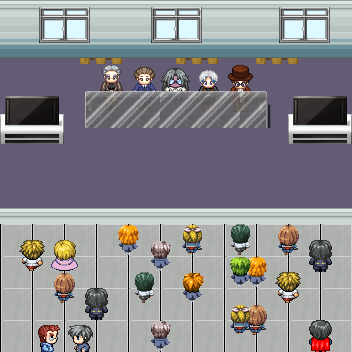

A level layout from a 2D game, rendered from its tile map. Below: a short description, then the map file with tile-grid data replaced by summaries:
An orthogonal 22x22 tile map with 16x16 px tiles, 7 tile layers (Suelo2, Suelo, People2, People, ...), 1 hidden layer not drawn and 3 objects (OpenWeb, StartPlayer, GotoArea).

<map version="1.0" orientation="orthogonal" width="22" height="22" tilewidth="16" tileheight="16">
 <tileset firstgid="1" name="Interior" tilewidth="16" tileheight="16">
  <image source="Interior/Interior.png" width="560" height="816" />
 </tileset>
 <layer name="Suelo2" width="22" height="22">
  <data>[484 cells, 100 non-empty, 4 distinct tile ids]</data>
 </layer>
 <layer name="Suelo" width="22" height="22">
  <data>[484 cells, 484 non-empty, 11 distinct tile ids]</data>
 </layer>
 <layer name="People2" width="22" height="22">
  <data>[484 cells, 24 non-empty, 20 distinct tile ids]</data>
 </layer>
 <layer name="People" width="22" height="22">
  <data>[484 cells, 60 non-empty, 52 distinct tile ids]</data>
 </layer>
 <layer name="CollisionPeopleArriba" width="22" height="22">
  <data>[484 cells, 114 non-empty, 70 distinct tile ids]</data>
 </layer>
 <layer name="CollisionSeparacion" width="22" height="22">
  <data>[484 cells, 132 non-empty, 5 distinct tile ids]</data>
 </layer>
 <layer name="CollisionTable" width="22" height="22">
  <data>[484 cells, 72 non-empty, 30 distinct tile ids]</data>
 </layer>
 <layer name="NoCollTable" width="22" height="22" visible="0">
  <data>[484 cells, 24 non-empty, 12 distinct tile ids]</data>
 </layer>
 <objectgroup name="Capa de Objetos 1" width="22" height="22">
  <object name="Talks" type="OpenWeb" x="139" y="93" width="74" height="43" />
  <object name="Player" type="StartPlayer" x="1" y="123" width="13" height="23" />
  <object name="Exit" type="GotoArea" x="317" y="150" width="31" height="55" />
 </objectgroup>
</map>
